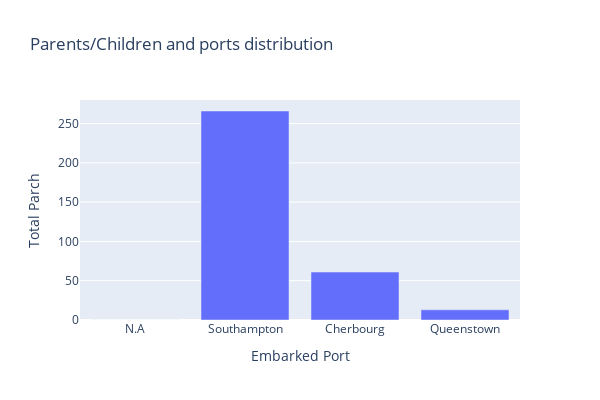

The notebook cell this image was saved under:
### Markdown cell above
* **Embarked - Parch** > *Correlation*: -0.077

### Code cell
grouped_data = df2.groupby('Embarked')['Parch'].sum().reset_index()

fig = px.bar(grouped_data, x='Embarked', y='Parch', title="Parents/Children and ports distribution")
fig.update_xaxes(tickvals=[1,2,3,0], ticktext=['Southampton','Cherbourg','Queenstown','N.A'])

fig.update_xaxes(title="Embarked Port")
fig.update_yaxes(title="Total Parch")
fig.update_layout(width=600, height=400)
fig.show()

### Figure 1 — Plotly figure (JSON) as saved in the notebook; plotly's stock layout.template omitted (floating-point values rounded to 4 significant figures)
{"data": [{"alignmentgroup": "True", "hovertemplate": "Embarked=%{x}<br>Parch=%{y}<extra></extra>", "legendgroup": "", "marker": {"color": "#636efa", "pattern": {"shape": ""}}, "name": "", "offsetgroup": "", "orientation": "v", "showlegend": false, "textposition": "auto", "type": "bar", "x": [0, 1, 2, 3], "xaxis": "x", "y": [0, 266, 61, 13], "yaxis": "y"}], "layout": {"barmode": "relative", "height": 400, "legend": {"tracegroupgap": 0}, "title": {"text": "Parents/Children and ports distribution"}, "width": 600, "xaxis": {"anchor": "y", "domain": [0, 1], "ticktext": ["Southampton", "Cherbourg", "Queenstown", "N.A"], "tickvals": [1, 2, 3, 0], "title": {"text": "Embarked Port"}}, "yaxis": {"anchor": "x", "domain": [0, 1], "title": {"text": "Total Parch"}}}}
